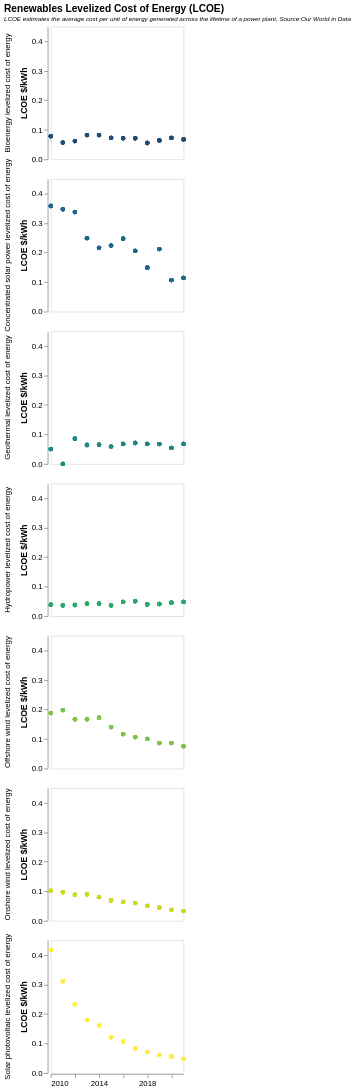

Write the Vega-Lite specification saved for this chart.
### Vega-Lite specification from a JSON file in a GitHub repository (floating-point values rounded to 4 significant figures; data arrays with more than 128 entries replaced by an {"elided": "..."} marker saying what was removed)
{"$schema": "https://vega.github.io/schema/vega-lite/v5.json", "title": {"text": "Renewables Levelized Cost of Energy (LCOE)", "subtitle": ["LCOE estimates the average cost per unit of energy generated across the lifetime of a power plant, Source:Our World in Data"], "subtitleFontSize": 8, "subtitleFontStyle": "italic", "anchor": "start"}, "height": 170, "width": 170, "data": {"values": {"elided": "588 records"}, "format": {"parse": {"Year": "date"}}}, "mark": "circle", "encoding": {"row": {"field": "Energy Cost", "title": null}, "x": {"field": "Year", "type": "temporal", "axis": {"grid": false}, "title": null, "scale": {"zero": false}}, "y": {"field": "Cost", "type": "quantitative", "scale": {"zero": true}, "axis": {"grid": false}, "title": "LCOE $/kWh"}, "opacity": {"value": 1}, "color": {"field": "Energy Cost", "scale": {"scheme": "darkmulti"}, "legend": null}, "tooltip": [{"field": "Cost", "type": "quantitative", "title": "$/kWh"}]}}
